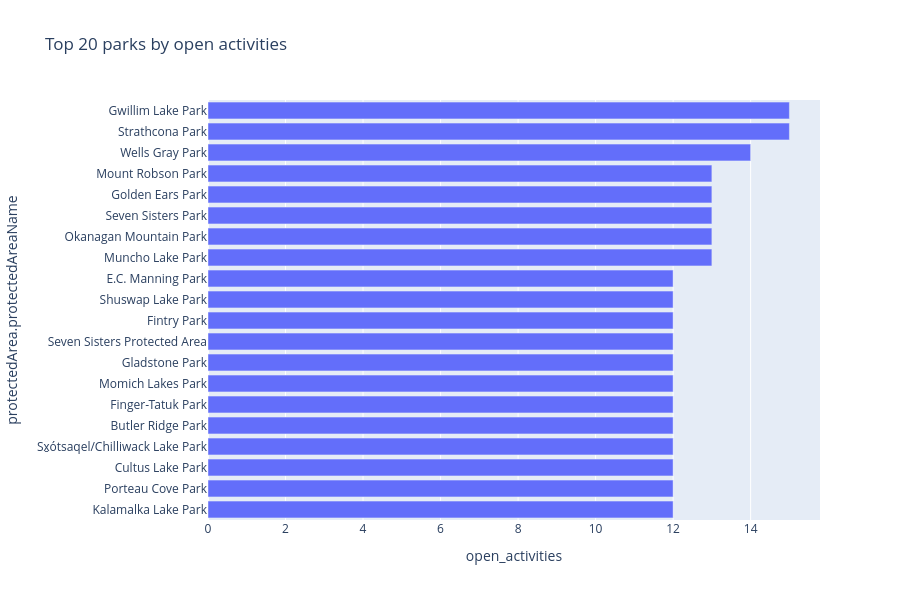
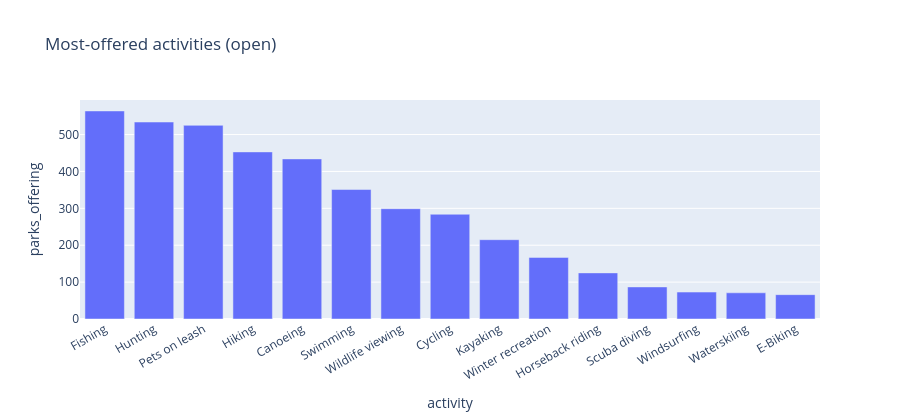

These figures' notebook cell, in order:
### Markdown cell above
## 5. Activities & facilities per park

### Code cell
act_open = activities[activities['isActive'].fillna(False) & activities['isActivityOpen'].fillna(False)]
top_parks = (
    act_open.groupby(['protectedArea.orcs', 'protectedArea.protectedAreaName'])
    .size()
    .reset_index(name='open_activities')
    .sort_values('open_activities', ascending=False)
    .head(20)
)
fig = px.bar(
    top_parks,
    x='open_activities',
    y='protectedArea.protectedAreaName',
    orientation='h',
    title='Top 20 parks by open activities',
)
fig.update_layout(yaxis={'categoryorder': 'total ascending'}, height=600)
fig.show()

popular = (
    act_open['activityType.activityName']
    .value_counts()
    .head(15)
    .rename_axis('activity')
    .reset_index(name='parks_offering')
)
fig = px.bar(popular, x='activity', y='parks_offering', title='Most-offered activities (open)')
fig.update_layout(xaxis_tickangle=-30, height=420)
fig.show()

### Figure 1 — Plotly figure (JSON) as saved in the notebook; plotly's stock layout.template omitted (floating-point values rounded to 4 significant figures)
{"data": [{"alignmentgroup": "True", "hovertemplate": "open_activities=%{x}<br>protectedArea.protectedAreaName=%{y}<extra></extra>", "legendgroup": "", "marker": {"color": "#636efa", "pattern": {"shape": ""}}, "name": "", "offsetgroup": "", "orientation": "h", "showlegend": false, "textposition": "auto", "type": "bar", "x": [15, 15, 14, 13, 13, 13, 13, 13, 12, 12, 12, 12, 12, 12, 12, 12, 12, 12, 12, 12], "xaxis": "x", "y": ["Strathcona Park", "Gwillim Lake Park", "Wells Gray Park", "Muncho Lake Park", "Okanagan Mountain Park", "Seven Sisters Park", "Golden Ears Park", "Mount Robson Park", "Kalamalka Lake Park", "Porteau Cove Park", "Cultus Lake Park", "Sx̱ótsaqel/Chilliwack Lake Park", "Butler Ridge Park", "Finger-Tatuk Park", "Momich Lakes Park", "Gladstone Park", "Seven Sisters Protected Area", "Fintry Park", "Shuswap Lake Park", "E.C. Manning Park"], "yaxis": "y"}], "layout": {"barmode": "relative", "height": 600, "legend": {"tracegroupgap": 0}, "title": {"text": "Top 20 parks by open activities"}, "xaxis": {"anchor": "y", "domain": [0.0, 1.0], "title": {"text": "open_activities"}}, "yaxis": {"anchor": "x", "categoryorder": "total ascending", "domain": [0.0, 1.0], "title": {"text": "protectedArea.protectedAreaName"}}}}

### Figure 2 — Plotly figure (JSON) as saved in the notebook; plotly's stock layout.template omitted (floating-point values rounded to 4 significant figures)
{"data": [{"alignmentgroup": "True", "hovertemplate": "activity=%{x}<br>parks_offering=%{y}<extra></extra>", "legendgroup": "", "marker": {"color": "#636efa", "pattern": {"shape": ""}}, "name": "", "offsetgroup": "", "orientation": "v", "showlegend": false, "textposition": "auto", "type": "bar", "x": ["Fishing", "Hunting", "Pets on leash", "Hiking", "Canoeing", "Swimming", "Wildlife viewing", "Cycling", "Kayaking", "Winter recreation", "Horseback riding", "Scuba diving", "Windsurfing", "Waterskiing", "E-Biking"], "xaxis": "x", "y": [564, 534, 525, 453, 434, 351, 299, 284, 215, 167, 125, 87, 73, 71, 66], "yaxis": "y"}], "layout": {"barmode": "relative", "height": 420, "legend": {"tracegroupgap": 0}, "title": {"text": "Most-offered activities (open)"}, "xaxis": {"anchor": "y", "domain": [0.0, 1.0], "tickangle": -30, "title": {"text": "activity"}}, "yaxis": {"anchor": "x", "domain": [0.0, 1.0], "title": {"text": "parks_offering"}}}}
